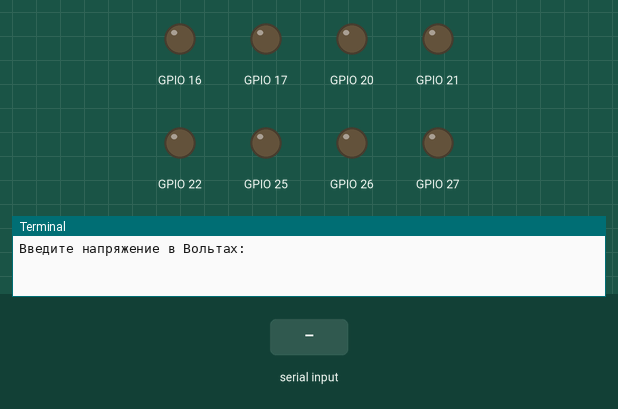
Simulated run of this program. Board: Raspberry Pi (BCM pin numbers). Parts: output pins drawn as LEDs (lit = HIGH), the last lines printed to the terminal. Inputs (shaded band) come from the test bench.

Above: at 1.2 s.
1.3 s: "1" typed at the terminal, then Enter
At 2.1 s:
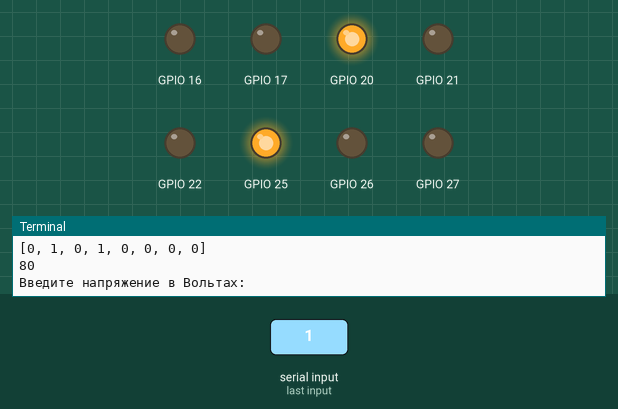
2.8 s: "0" typed at the terminal, then Enter
At 3.2 s:
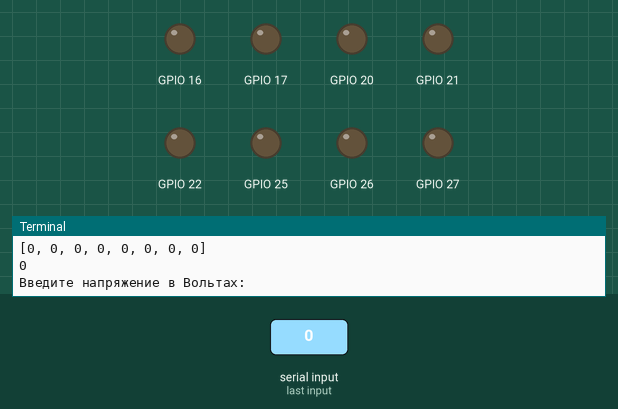
Timing chart, 0 to 5.8 s (numbered marks = the images above; inputs shaded):
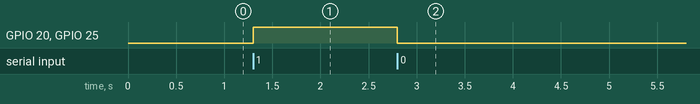

The program:

r2r_dac.py
```python
import RPi.GPIO as GPIO


class R2R_DAC:
    def __init__(self, gpio_bits, dynamic_range, verbose = False):
        self.gpio_bits = gpio_bits
        self.dynamic_range = dynamic_range
        self.verbose = verbose

        GPIO.setmode(GPIO.BCM)
        GPIO.setup(self.gpio_bits, GPIO.OUT, initial = 0)

    def deinit(self):
        GPIO.output(self.gpio_bits, 0)
        GPIO.cleanup()

    def set_number(self, number):
        nbin = [ int(element) for element in bin(number)[2:].zfill(8) ]
        print(nbin)
        for i in range(len(nbin)):
            GPIO.output(self.gpio_bits[i], nbin[i])


    def set_voltage(self, voltage):
        if not (0.0 <= voltage <= self.dynamic_range):
            print(f"Напряжение выходит на динамический диапазон ЦАП (0.00 - {dynamic_range:.2f} В")
            print("Устанавливаем 0.0 В")
            for i in self.gpio_bits:
                GPIO.output(i, 0)
            return 0
        self.set_number(int(voltage / self.dynamic_range * 255))
        print(int(voltage / self.dynamic_range * 255))


if __name__ == '__main__':
    try:
        dac = R2R_DAC([16, 20, 21, 25, 26, 17, 27, 22], 3.183, True)

        while True:
            try:
                voltage = float(input("Введите напряжение в Вольтах: "))
                dac.set_voltage(voltage)

            except ValueError:
                print("Вы ввели не число: Попробуйте еще раз\n")

    finally:
        dac.deinit()
        
```

Measured:
- after the input at 1.3 s, GPIO 20, GPIO 25: LOW → HIGH at once
- after the input at 2.8 s, GPIO 20, GPIO 25: HIGH → LOW at once
